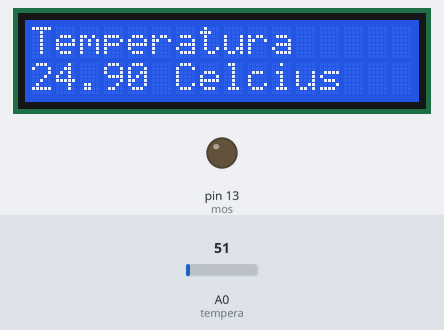
Bench run of a sketch on a simulated Arduino Uno, built with avr-gcc and run on an emulated ATmega328P. Shown: 16×2 character LCD, output pins drawn as LEDs (lit = HIGH). The test bench sets the inputs (shaded band); at power-on: A0 (tempera) = 51. What the sketch prints to the serial monitor is not drawn.

Above: at 6.2 s.
6.3 s: A0 (tempera) set to 61
At 9.0 s:
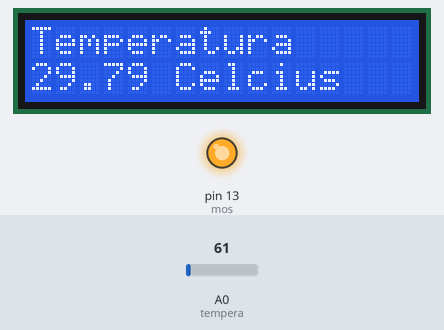
9.7 s: A0 (tempera) set to 71
At 10.7 s:
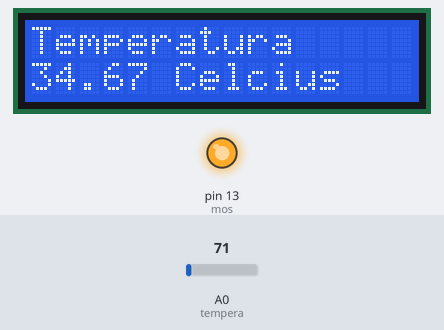
11.9 s: A0 (tempera) set to 86
At 13.5 s:
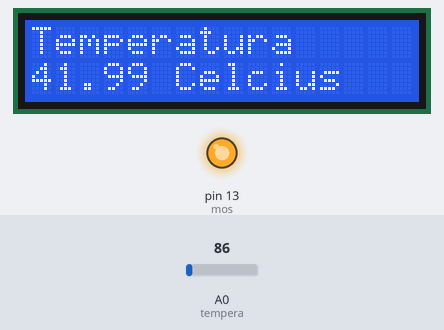
Timing chart, 0 to 15.0 s (numbered marks = the images above; inputs shaded):
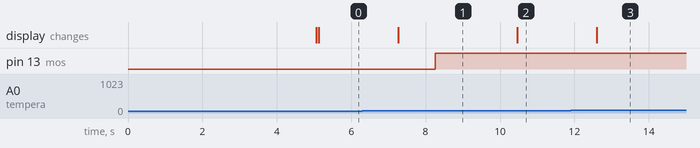

The sketch:

sketch_oct10a.ino
```cpp
//----*****SALPLATU*****----//

int A = 27;   //Temperatura para que se inicie la refigeracion

// Declaracion de variables
float temp;
int tempera = 0; // Definimos la entrada en pin A0
#include <LiquidCrystal.h>
LiquidCrystal lcd(12, 11, 9, 8, 7, 6);

int mos = 13;

void setup()
{
// Abre puerto serial y lo configura a 9600 bps
Serial.begin(9600);

lcd.begin(16, 2);           // Fijamos el numero de caracteres y filas
lcd.setCursor(4,0);
lcd.print("SALPLATU");  // Aqi va el mensaje de bienvenida

delay(5000);    //Se muestra el texto anterior 5 segundos
lcd.clear();
}
void loop()
{
lcd.begin(16, 2);           // Fijamos el numero de caracteres y filas
lcd.print("Temperatura");  // Aqi va el mensaje
lcd.setCursor(6, 2);    // Ponte en la line 1, posicion 6
lcd.print("Celcius") ;

// Lee el valor desde el sensor
temp = analogRead(tempera);

// Convierte el valor a temperatura
temp = (5.00 * temp * 100.00)/1024.00;

// Envia el dato al puerto serial
Serial.println(temp);

Serial.print(" grados Celsius\n");

lcd.setCursor(0, 1);    // Ponte en la line 1, posicion 6
lcd.print(temp);

delay(1000); //Actualizamoslavrable cada segundo

pinMode (mos, OUTPUT);
if (temp > A)
{
digitalWrite(mos,HIGH);
}

if (temp < A)
{
digitalWrite(mos,LOW);
}
}
```

Measured:
- the behaviour switches between 55 and 56 on A0 (tempera) (found by bisection; images 0 and 1)
- after the input at 6.3 s, pin 13 (mos): LOW → HIGH after 2.0 s; the display: changes after 0.97 s (image 1)
- after the input at 9.7 s, the display: changes after 0.77 s (image 2)
- after the input at 11.9 s, the display: changes after 0.70 s (image 3)
